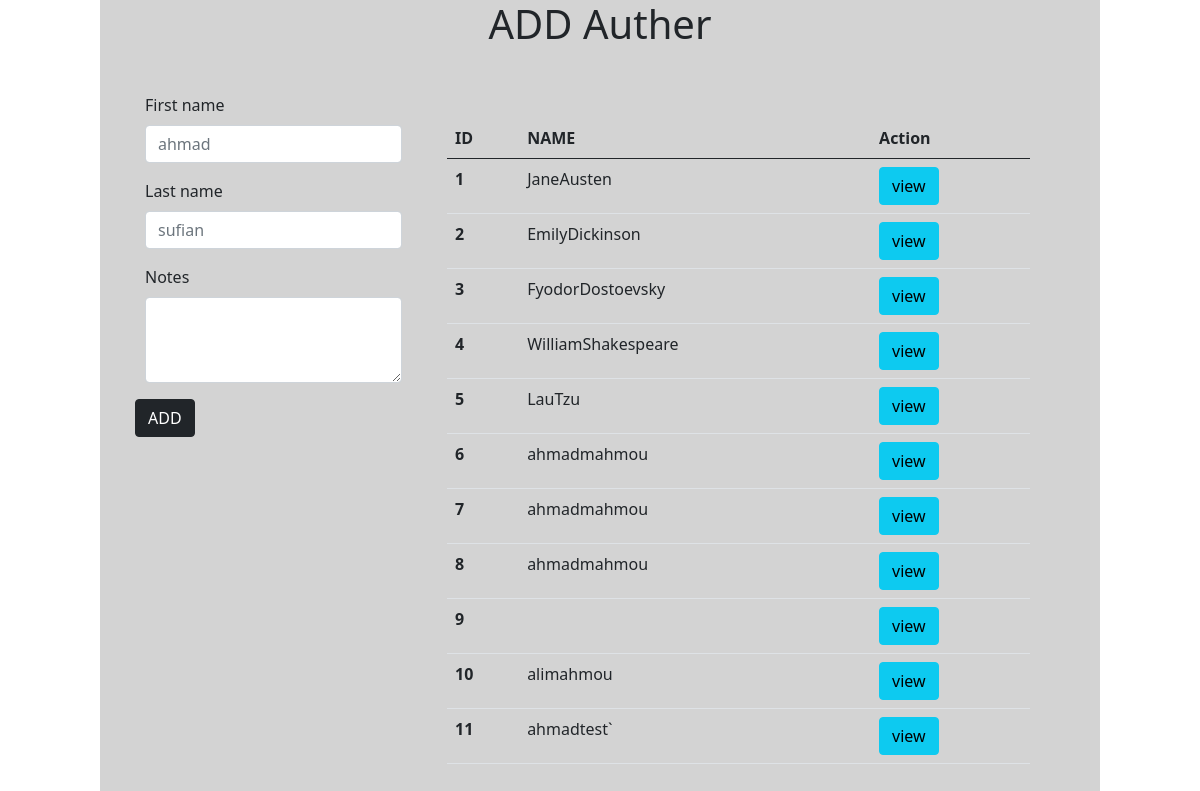
Screenshot of /authers with the database file from the repository.
### books_authors_app/models.py (models this page shows)
class Auther(models.Model):
    fname=models.CharField(max_length=45)
    lname=models.CharField(max_length=45)
    books=models.ManyToManyField(Book,related_name="authers")
    notes=models.CharField(max_length=255,null=True)
    create_at=models.DateTimeField(auto_now_add=True)
    update_at=models.DateTimeField(auto_now=True)

### books_authors_app/views.py (the view)
# urls.py: path('authers', views.fun2),
def fun2(request):
    all_aurther = Auther.objects.all()
    context = {
        'all_aurther': all_aurther,
    }
    return render(request, "authers.html", context)

### books_authors_app/templates/authers.html (shortened to what this page needs)
<!DOCTYPE html>
<html lang="en">
<head>
    {% load static %}
    <link href="https://cdn.jsdelivr.net/npm/bootstrap@5.0.1/dist/css/bootstrap.min.css" rel="stylesheet"
>
    <link rel="stylesheet" href="{% static 'css/c1.css' %}">
</head>
<body>
    <main style="width: 1000px; height: 800px; margin: 0 auto ; background-color: lightgray ;">
        <h1 style="text-align: center;">ADD Auther</h1>
        <Header style="width: auto; height: auto ;margin: 35px;  display: flex;">
            <form action="Add-Auther" method="POST">
                <div class="mb-3" style="margin: 10px;">
                    <label for="fname" class="form-label">First name</label>
                    <input type="text" name="fname" class="form-control" id="title" placeholder="ahmad">
                </div>
                <div class="mb-3" style="margin: 10px;">
                    <label for="lname" class="form-label">Last name</label>
                    <input type="text" name="lname" class="form-control" id="lname" placeholder="sufian">
                </div>
                <div class="mb-3" style="margin: 10px">
                    <label for="note" class="form-label">Notes</label>
                    <textarea class="form-control" name="note" id="note" rows="3"></textarea>
                </div>
                <button type="submit" class="btn btn-dark">ADD</button>
            </form>
            <table class="table" style="width: 400px; height: 300px; margin: 35px; flex: 1;">
                <thead>
                    <tr>
                        <th scope="col">ID</th>
                        <th scope="col">NAME</th>
                        <th scope="col">Action</th>
                    </tr>
                </thead>
                <tbody>
                    {%for i in all_aurther%}
                    <tr>
                        <th scope="row">{{i.id}}</th>
                        <td>{{i.fname}}{{i.lname}}</td>
                        <td>
                            <form action="viewaruther" method="POST">
                                <button type="submit" class="btn btn-info">view</button>
                            </form>
                        </td>
                        {%endfor%}
                </tbody>
            </table>
        </Header>
    </main>
</body>
</html>

### rows the page displays
Auther: id "1", fname "Jane", lname "Austen"
Auther: id "2", fname "Emily", lname "Dickinson"
Auther: id "3", fname "Fyodor", lname "Dostoevsky"
Auther: id "4", fname "William", lname "Shakespeare"
Auther: id "5", fname "Lau", lname "Tzu"
Auther: id "6", fname "ahmad", lname "mahmou"
Auther: id "7", fname "ahmad", lname "mahmou"
Auther: id "8", fname "ahmad", lname "mahmou"
Auther: id "9"
Auther: id "10", fname "ali", lname "mahmou"
Auther: id "11", fname "ahmad", lname "test`"
